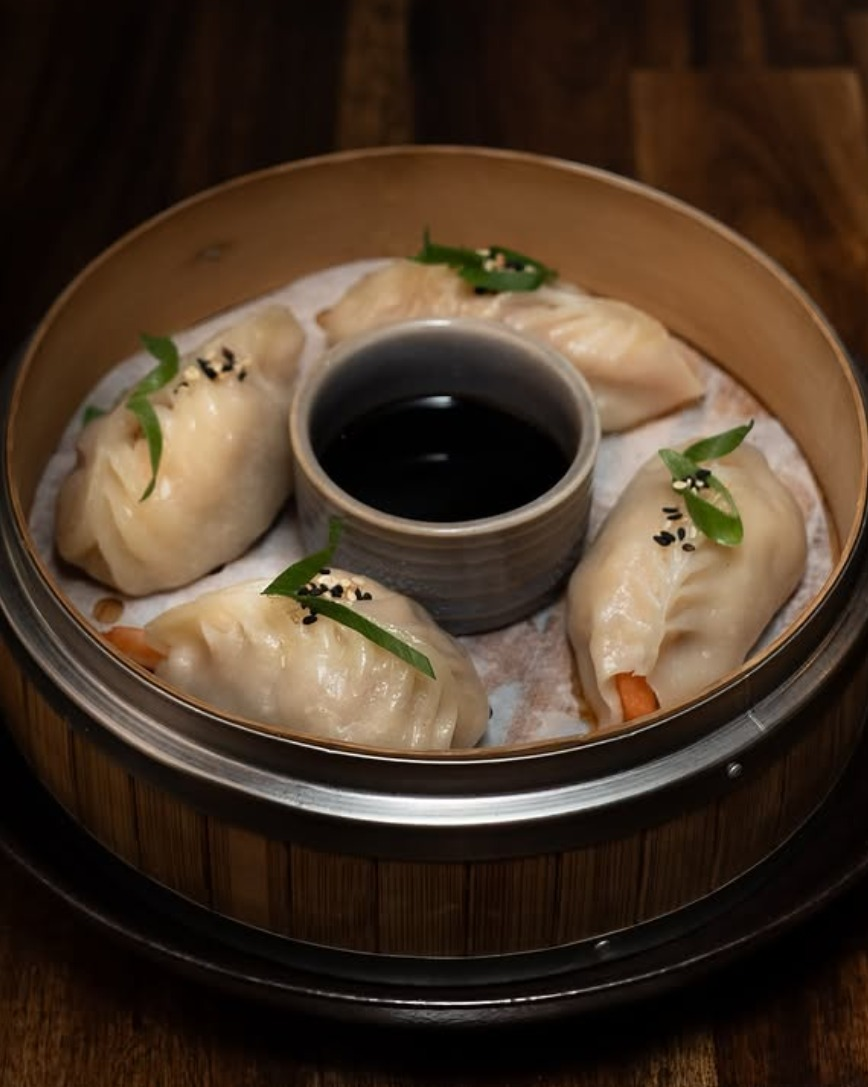
#> input picture agent-webdesign/Dumpling-Room/images/dumpling_hero_2.jpg, 868 x 1087 px
$ python -i upscale_images.py   (imports and definitions only)
#> lines starting #> are read from the running program, lines starting #| are printed output that depends on the picture
#!/usr/bin/env python3
"""
Image Upscale Tool - DMIX Media Works
Melhora a qualidade e resolução de imagens usando AI upscaling
Usa Real-ESRGAN se disponível, senão usa OpenCV/Pillow
Uso: python3 upscale_images.py "path/to/image.jpg" [--scale 2 or 4]
"""

import os
import sys
import json
from pathlib import Path
from PIL import Image, ImageEnhance
import cv2
import numpy as np
from subprocess import run, PIPE, CalledProcessError

class ImageUpscaler:
    def __init__(self, image_path, scale=2):
        """Inicializa upscaler"""
        self.image_path = Path(image_path)
        self.scale = scale

        if not self.image_path.exists():
            print(f"❌ Arquivo não encontrado: {self.image_path}")
            sys.exit(1)

        # Gerar nome de output
        self.output_path = self.image_path.parent / f"{self.image_path.stem}_upscaled_x{scale}{self.image_path.suffix}"
        print(f"📸 Imagem original: {self.image_path}")
        print(f"📏 Escala: {scale}x")
        self.print_info()

    def print_info(self):
        """Mostra info da imagem"""
        img = Image.open(self.image_path)
#> img is the input picture: PIL image 868x1087 RGB; mean R, G, B 72.9, 55.2, 39.6
        w, h = img.size
#> w = 868; h = 1087
        size_mb = self.image_path.stat().st_size / (1024 * 1024)
        print(f"   Resolução: {w}x{h} ({size_mb:.2f} MB)")
#|    Resolução: 868x1087 (0.13 MB)

    # [30 lines left out: function upscale_with_realsr, not called in this run]

    def upscale_with_opencv(self):
        """Upscale com OpenCV usando interpolação avançada"""
        print("\n🔧 Upscaling com OpenCV (qualidade boa)...")

        # Ler imagem com OpenCV
        img = cv2.imread(str(self.image_path))
#> img: shape (1087, 868, 3)
        if img is None:
            print(f"❌ Erro ao ler imagem com OpenCV")
            return False

        h, w = img.shape[:2]
#> h = 1087; w = 868
        new_w = w * self.scale
#> new_w = 1736
        new_h = h * self.scale
#> new_h = 2174

        print(f"   {w}x{h} → {new_w}x{new_h}")
#|    868x1087 → 1736x2174

        # Usar INTER_LANCZOS4 (melhor para upscale)
        upscaled = cv2.resize(img, (new_w, new_h), interpolation=cv2.INTER_LANCZOS4)

        # Salvar
        success = cv2.imwrite(str(self.output_path), upscaled)

        if success:
            print(f"   ✅ Upscaled com OpenCV LANCZOS4!")
            self.enhance_with_pil()
            return True
        else:
            print(f"   ❌ Erro ao salvar")
            return False

    def enhance_with_pil(self):
        """Melhora contraste, saturação e nitidez"""
        print("\n✨ Aplicando filtros de melhoria...")

        try:
            img = Image.open(self.output_path)
#> img: PIL image 1736x2174 RGB

            # Aumentar contraste (+20%)
            enhancer = ImageEnhance.Contrast(img)
            img = enhancer.enhance(1.2)
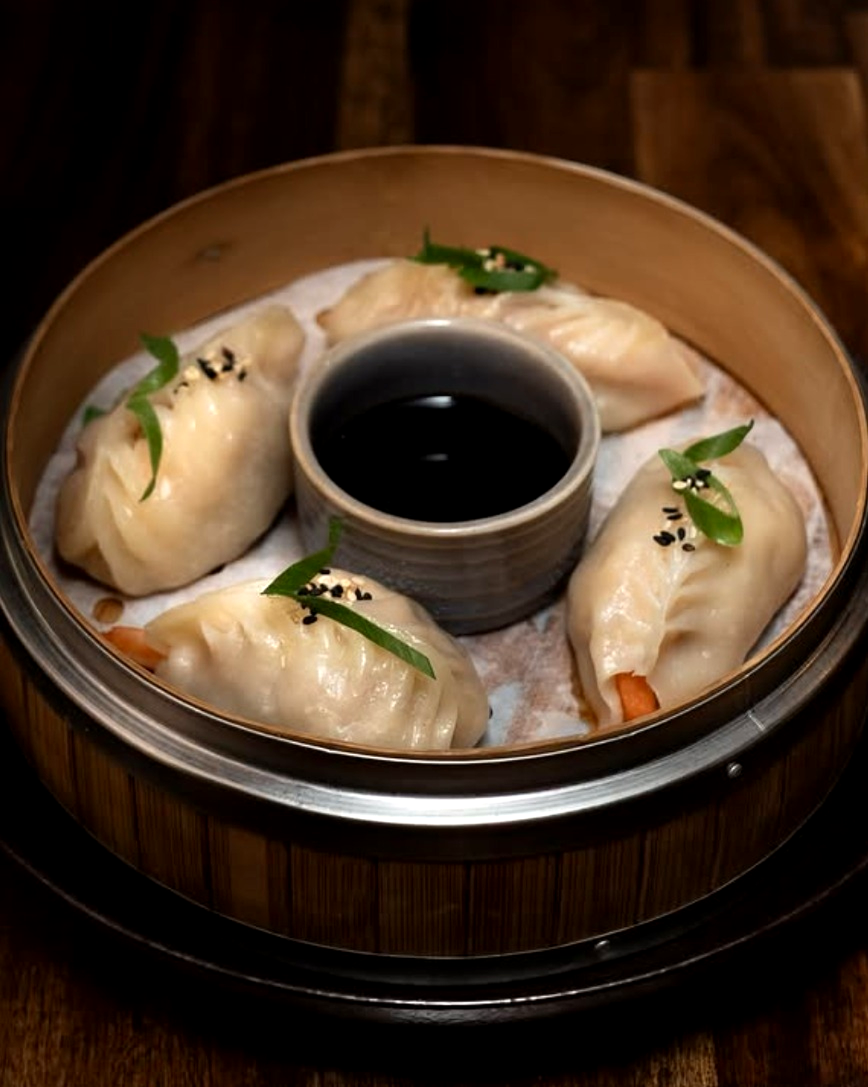
#> img: PIL image 1736x2174 RGB (shown at 1/2 size); mean R, G, B 76, 55.6, 38.2

            # Aumentar saturação (+15%)
            enhancer = ImageEnhance.Color(img)
            img = enhancer.enhance(1.15)

            # Aumentar nitidez (+25%)
            enhancer = ImageEnhance.Sharpness(img)
            img = enhancer.enhance(1.25)

            # Aplicar slight blur for noise reduction (usando SMOOTH)
            img = img.filter(Image.SMOOTH)

            # Salvar versão final
            img.save(self.output_path, quality=95, optimize=True)

            print("   ✅ Contraste, cor e nitidez melhorados!")
            return True
        except Exception as e:
            print(f"   ⚠️  Erro ao melhorar: {str(e)[:50]}")
            return False

    # [95 lines left out: functions upscale_with_pillow, run, print_results, main, not called in this run]


# [2 lines not run here, left out]

>>> result = ImageUpscaler('../Dumpling-Room/images/dumpling_hero_2.jpg').upscale_with_opencv()

$ run again, on agent-webdesign/Dumpling-Room/images/dumpling_hero_1.jpg
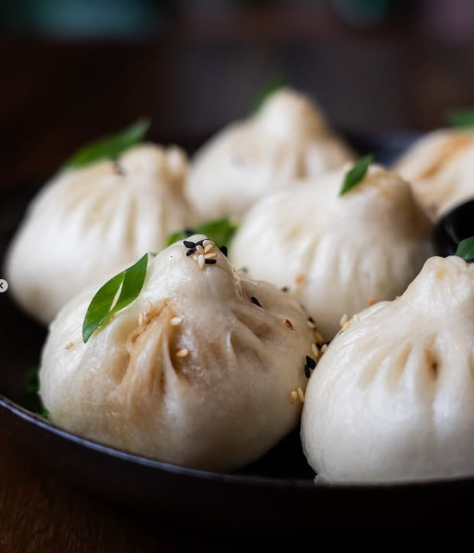
#> input picture agent-webdesign/Dumpling-Room/images/dumpling_hero_1.jpg, 947 x 1106 px (shown at 1/2 size)
#> in print_info, img is the input picture: PIL image 947x1106 RGB; mean R, G, B 104.3, 96.3, 88.4
#|    Resolução: 947x1106 (0.10 MB)
#|    947x1106 → 1894x2212
#> in enhance_with_pil, `img = enhancer.enhance(1.2)`:
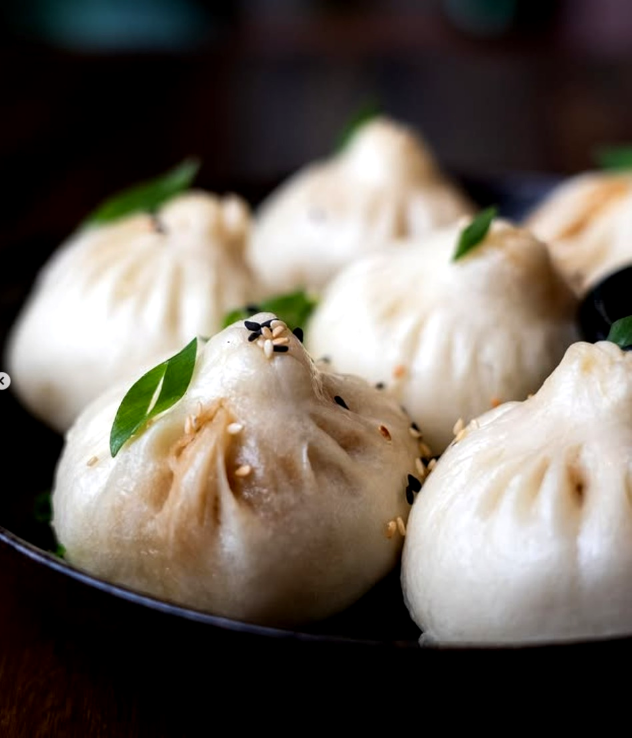
#> img: PIL image 1894x2212 RGB (shown at 1/3 size); mean R, G, B 106.9, 98.6, 89.8
